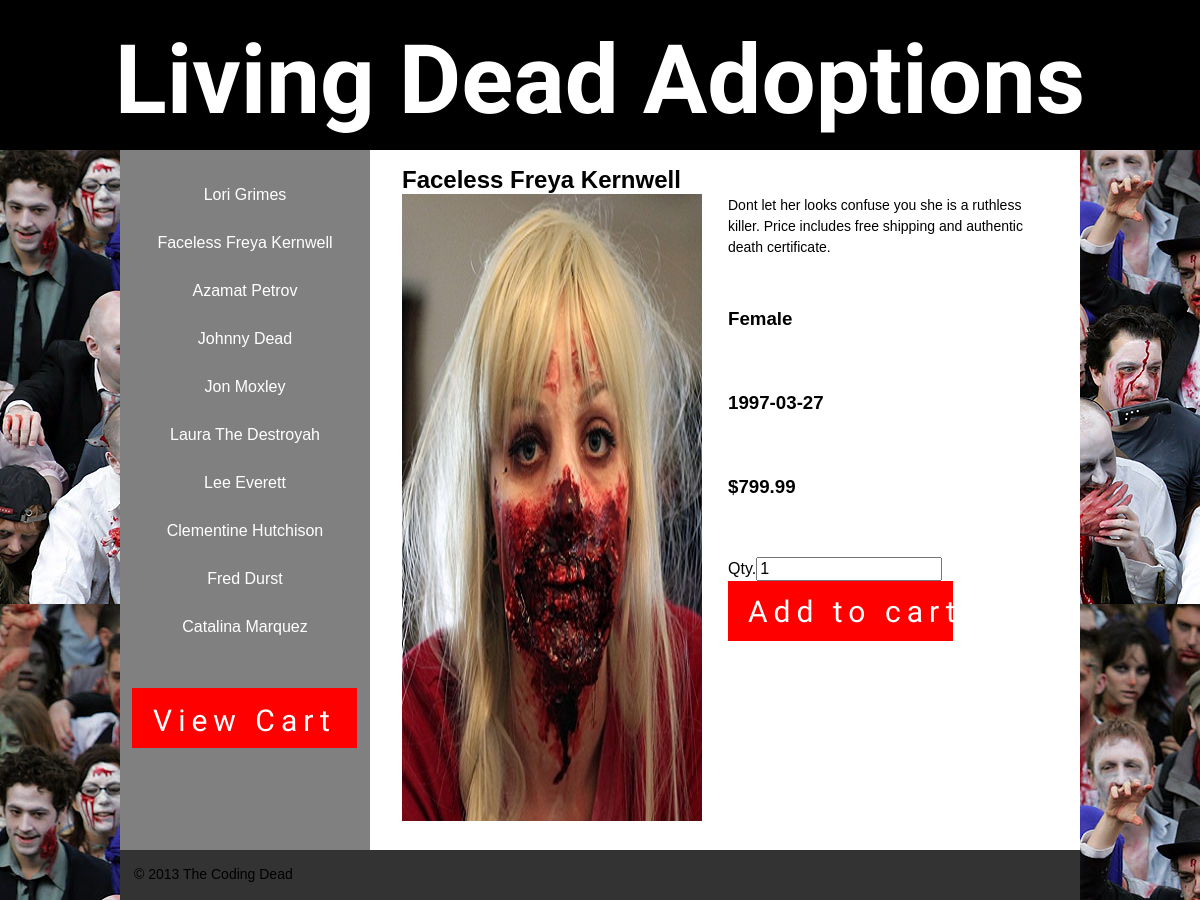
The app's page /index.php?id=2 with its own data.
### tables this page shows
CREATE TABLE IF NOT EXISTS `tb_products` (
  `zombie_id` int(11) NOT NULL AUTO_INCREMENT,
  `name` varchar(32) NOT NULL,
  `description` text NOT NULL,
  `gender` varchar(6) NOT NULL,
  `dod` date NOT NULL,
  `price` double NOT NULL,
  `image` varchar(255) NOT NULL,
  PRIMARY KEY (`zombie_id`)
);

### public/index.php (called while the page is built, shortened)
<?php
require_once('../classes/page.php');
if(isset($_GET['id']) == false || $_GET['id'] == ''){
	$zombie_id = 1;
}else{
	$zombie_id = $_GET['id'];
}
$page = new Page($zombie_id);
include('../includes/header.php');
include('../includes/sidenav.php');
include('../includes/page.php');
include('../includes/footer.php'); ?>

### classes/database.php (called while the page is built, shortened)
<?php
class Database{
	private $connection = null;
	public function __construct(){
		$this->connection = new mysqli(
			'localhost',
			'root',
			'',
			'zombie'
		);
	}
	public function get($fields, $table, $where = false){
		$select_query = "
			SELECT $fields
			FROM $table
		";
		if($where != false){
			$select_query .= ' WHERE '.$where;
		}
		$result = $this->connection->query($select_query);
		return $this->make_into_assoc($result);
	}
	public function get_one($fields, $table, $where = false){
		$result = $this->get($fields, $table, $where);
		return $result[0];
	}
	private function sanitize($input){
		$output = htmlspecialchars($input);
		return $output;
	}
	private function make_into_assoc($result){
		$rows = array();
		while($row = $result->fetch_assoc()){
			foreach($row as $key => $value){
				$row[$key] = $this->sanitize($value);
			}
			$rows[] = $row;
		}
		return $rows;
	}
}

### classes/page.php (called while the page is built, shortened)
<?php
require_once('database.php');
class Page{
	private $db;
	function __CONSTRUCT($id = 0){
		$this->db = new Database();
		if($id != 0){
			$this->load($id);
		}
	}
	function load($id){
		$result = $this->db->get_one(
			'name, description, gender, dod, price, image',
			'tb_products',
			'zombie_id = '.$id
		);
		if(count($result)){
			$this->id = $id;
			$this->name = $result['name'];
			$this->description = $result['description'];
			$this->gender = $result['gender'];
			$this->dod = $result['dod'];
			$this->price = $result['price'];
			$this->image = $result['image'];
		}
		return $result;
	}
}

### includes/page.php (the view, shortened to what this page needs)
<?php
require_once('../classes/form_static.php');
require_once('../classes/page.php');
 ?>
<div class="main">
	<?php if($page->id > 0): ?>
		<h2><?php echo $page->name; ?></h2>
		<div class="image">
		<img src="../assets/images/<?php echo $page->image; ?>" alt="">
		</div>
	<div class="info">
		<p><?php echo $page->description; ?></p>
		<h3><?php echo $page->gender; ?></h3>
		<h3><?php echo $page->dod; ?></h3>
		<h3>$<?php echo $page->price; ?></h3>
		<?php else: ?>
		<h2>There is no page with that id.</h2>
		<?php endif;
		?>
	</div>
</div>

### classes/navigation.php (shortened to what this page needs)
<?php
require_once('database.php');
class Navigation{
	private $db;
	function __CONSTRUCT(){
		$this->db = new Database();
	}
	function make_lists(){
		$all_of_the_zombies = $this->get_names();
			echo '<ul>';
			foreach($all_of_the_zombies as $zombie){
				echo '<li>';
				echo '<a href="index.php?id='.$zombie['zombie_id'].
						'">'.$zombie['name'].'</a>';
				echo '</li>';			}
			echo '</ul>';
	}
	function get_names(){
		$names = $this->db->get('zombie_id, name', 'tb_products');
		return $names;
	}
}

### assets/css/style.css (style rules this page uses)
html { background:#fff;color:#000;font-family:sans-serif;-ms-text-size-adjust:100%;-webkit-text-size-adjust:100% }
body { margin:0 }
img { border:0 }
button,input,select,textarea { font-family:inherit;font-size:100%;margin:0 }
button,input { line-height:normal }
button,html input[type="button"],input[type="reset"],input[type="submit"] { -webkit-appearance:button;cursor:pointer }
* { -webkit-box-sizing: border-box; -moz-box-sizing: border-box; box-sizing: border-box; }
body { font-family: Helvetica, 'Helvetica Neue', Arial, sans-serif; margin: 0; background-image: url(../images/ZombieWalk.jpg); }
p, h3 { line-height: 150%; padding: 0 0 2em 0; }
.sidenav ul { list-style: none; padding:10px 0px 10px 0px; }
.sidenav li { padding:10px 0px 20px 0px; text-align: center; }
.sidenav li a { text-decoration: none; color: white; }
.main { position: relative; width:710px; height: 700px; margin: 0; background-color: #fff; float: left; padding: 1em 2em; }
.main h2 { margin: 0; }
.info { position: absolute; top: 2.8em; right: 2em; width: 320px; }
.image { position: relative; float: left; width: 300px; height: 627px; background-image: url(../images/dude-zombiegrey.jpg); }
.form input[type=submit], .info input[type=submit] { border: 0; background: #eee; color: #333; padding: 10px 20px; font-size: 16px; display: block; cursor: pointer; font-family: Creepster, Arial, sans-serif; font-size: 30px; background: red; color: white; width:7.5em; height: 2em; letter-spacing: 0.2em; }
p { line-height:150%; font-size:14px; margin: 0px; }

### records on screen
tb_products: name "Lori Grimes"
tb_products: name "Faceless Freya Kernwell", image (picture), description "Dont let her looks confuse you she is a ruthless killer. Price includes free shipping and authentic death certificate.", gender "Female", dod "1997-03-27", price "799.99"
tb_products: name "Azamat Petrov"
tb_products: name "Johnny Dead"
tb_products: name "Jon Moxley"
tb_products: name "Laura The Destroyah"
tb_products: name "Lee Everett"
tb_products: name "Clementine Hutchison"
tb_products: name "Fred Durst"
tb_products: name "Catalina Marquez"

### other values on screen
self::make_tag('<label for="%s">%s</label>', $id, $text) "Qty."
